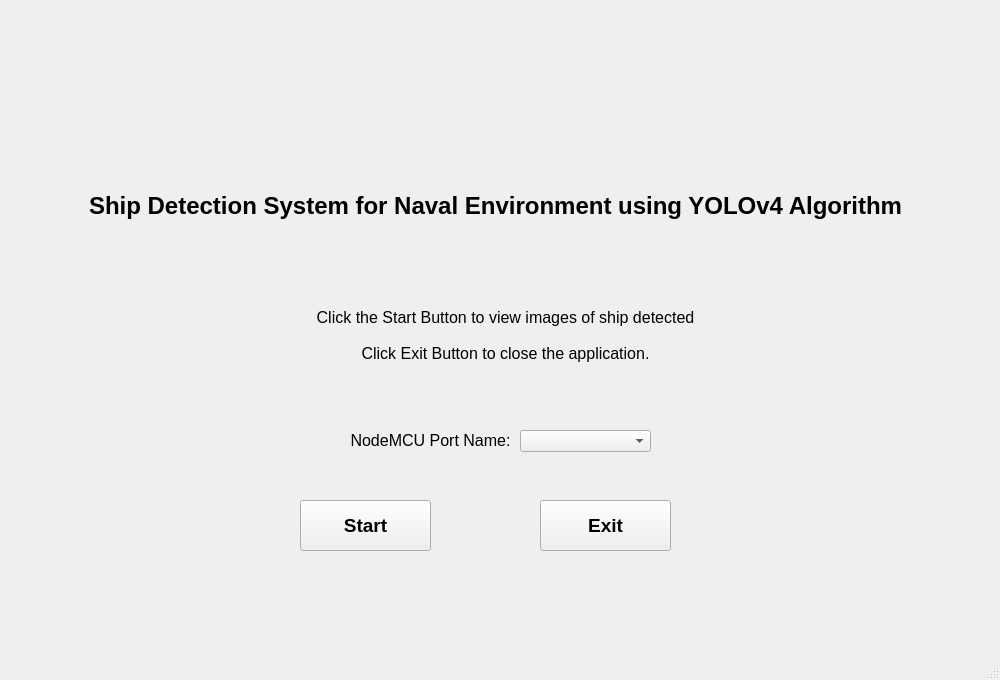
<?xml version="1.0" encoding="UTF-8"?>
<ui version="4.0">
 <class>MainWindow</class>
 <widget class="QMainWindow" name="MainWindow">
  <property name="geometry">
   <rect>
    <x>0</x>
    <y>0</y>
    <width>1000</width>
    <height>680</height>
   </rect>
  </property>
  <property name="windowTitle">
   <string>MainWindow</string>
  </property>
  <property name="styleSheet">
   <string notr="true"/>
  </property>
  <widget class="QWidget" name="centralwidget">
   <widget class="QLabel" name="title_label">
    <property name="geometry">
     <rect>
      <x>60</x>
      <y>140</y>
      <width>891</width>
      <height>131</height>
     </rect>
    </property>
    <property name="font">
     <font>
      <pointsize>18</pointsize>
      <weight>75</weight>
      <bold>true</bold>
     </font>
    </property>
    <property name="text">
     <string>Ship Detection System for Naval Environment using YOLOv4 Algorithm   </string>
    </property>
    <property name="alignment">
     <set>Qt::AlignCenter</set>
    </property>
   </widget>
   <widget class="QPushButton" name="start_button">
    <property name="geometry">
     <rect>
      <x>300</x>
      <y>500</y>
      <width>131</width>
      <height>51</height>
     </rect>
    </property>
    <property name="font">
     <font>
      <pointsize>14</pointsize>
      <weight>75</weight>
      <bold>true</bold>
     </font>
    </property>
    <property name="text">
     <string>Start</string>
    </property>
   </widget>
   <widget class="QPushButton" name="exit_button">
    <property name="geometry">
     <rect>
      <x>540</x>
      <y>500</y>
      <width>131</width>
      <height>51</height>
     </rect>
    </property>
    <property name="font">
     <font>
      <pointsize>14</pointsize>
      <weight>75</weight>
      <bold>true</bold>
     </font>
    </property>
    <property name="text">
     <string>Exit</string>
    </property>
   </widget>
   <widget class="QLabel" name="message_label">
    <property name="geometry">
     <rect>
      <x>280</x>
      <y>300</y>
      <width>451</width>
      <height>71</height>
     </rect>
    </property>
    <property name="font">
     <font>
      <pointsize>12</pointsize>
     </font>
    </property>
    <property name="text">
     <string>Click the Start Button to view images of ship detected

Click Exit Button to close the application.</string>
    </property>
    <property name="alignment">
     <set>Qt::AlignCenter</set>
    </property>
   </widget>
   <widget class="QLabel" name="node_mcu_label">
    <property name="geometry">
     <rect>
      <x>340</x>
      <y>430</y>
      <width>181</width>
      <height>20</height>
     </rect>
    </property>
    <property name="font">
     <font>
      <pointsize>12</pointsize>
     </font>
    </property>
    <property name="text">
     <string>NodeMCU Port Name:</string>
    </property>
    <property name="alignment">
     <set>Qt::AlignCenter</set>
    </property>
   </widget>
   <widget class="QComboBox" name="node_mcu_port">
    <property name="geometry">
     <rect>
      <x>520</x>
      <y>430</y>
      <width>131</width>
      <height>22</height>
     </rect>
    </property>
   </widget>
  </widget>
  <widget class="QStatusBar" name="statusbar"/>
 </widget>
 <resources/>
 <connections/>
</ui>
